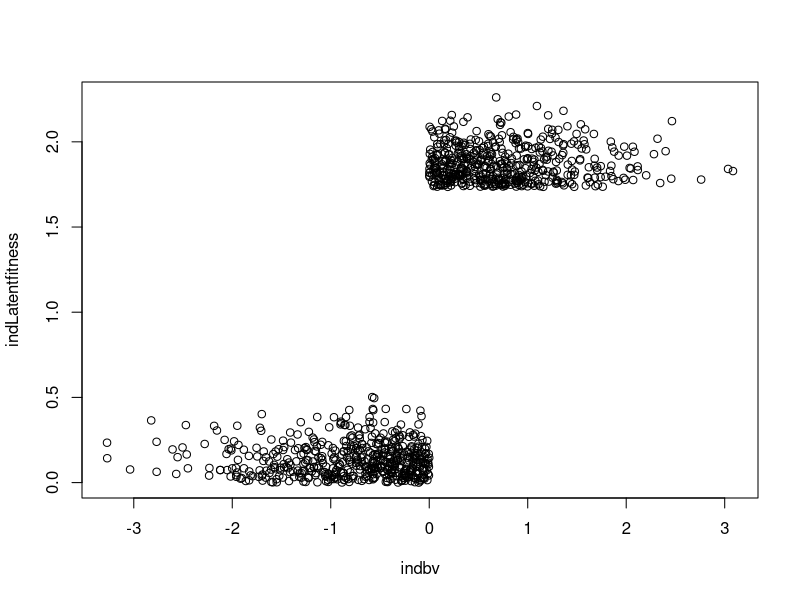

Write the R code that produced this figure. (Note: a time limit stopped this script after it produced the figure.)
library(lme4)
setwd(dir = "/home/timothee/Documents/GitHub/FluctuatingSelectionForPubli/")
YearPheno <- read.table(file = "YearPheno.txt", header=T)

realindnumb <- tapply(YearPheno$ID, YearPheno$Year, function(x){length(unique(x))})

VA <- 1
nind <- 1000

indbv <- rnorm(n = nind, mean = 0, sd = sqrt(VA))

indLatentfitness <- ifelse(indbv>0,1,0)+abs(rnorm(n = nind, mean = 0, sd=0.1))
indLatentfitness <- indLatentfitness/mean(indLatentfitness)

plot(indLatentfitness, x=indbv)
0.99*cov(indLatentfitness, indbv)
drift <- indbv+rnorm(n = nind, 0, VA/2)

mean(drift*indLatentfitness)-mean(indbv)
0.99*cov(indLatentfitness, indbv)

cov(indLatentfitness, indbv)

mean(indbv*indLatentfitness)-mean(indbv)


nbsimuls <- 50
varselrho <- c(0,0.01,0.025,0.05,0.1)
varintrho <- 0.3

rhopv <- list()
for (vsr in 1:length(varselrho))
{
  pvalues <- vector(length = nbsimuls)
  
  for (j in 1:nbsimuls)
  {
    nyears <- 10
    nindyear <- realindnumb
    inddata <- c(NA, NA, NA)
    for (i in 1:nyears)
    {
      phen <- rnorm(nindyear[i],mean = 0,sd = 1)
      sel <- rnorm(1,0,sqrt(varselrho[vsr]))
      shift <- rnorm(1,0,sqrt(varintrho))
      rho <- rpois(n = nindyear[i],lambda = exp(log(2)+shift+sel*phen))
      year <- rep(x = i,times=nindyear[i])
      inddata<- rbind(inddata, cbind(phen, rho, year ))
    }
    inddata <- inddata[!is.na(inddata[,1]),]
    inddata <- as.data.frame(inddata)
    library(lme4)
    
    mfull <- glmer(formula = rho ~ phen + (1+phen|year), data=inddata, family=poisson)
    mnull <- glmer(formula = rho ~ phen + (1|year), data=inddata, family=poisson)
    amn<-anova(mfull, mnull)
    pvalues[j] <- amn$`Pr(>Chisq)`[2]
  }
  rhopv[[vsr]] <- pvalues
}

plot(x=varselrho, y=unlist(lapply(rhopv, function(x){mean(x<0.05)})))



nbsimuls <- 100
varselphi <- c(0,0.05,0.1,0.25,0.5,1)
varintphi <- 0.7
phivar <-list()
phipv <- list()
for (vsr in 1:length(varselphi))
{
  pvalues <- vector(length = nbsimuls)
  realizedvar <- vector(length = nbsimuls)
  for (j in 1:nbsimuls)
  {
    nyears <- 10
    nindyear <- realindnumb
    inddata <- c(NA, NA, NA)
    yearrealizedbeta <- vector(length = nyears)
    for (i in 1:nyears)
    {
      phen <- rnorm(nindyear[i],mean = 0,sd = 1)
      sel <- rnorm(1,0,sqrt(varselphi[vsr]))
      shift <- rnorm(1,0,sqrt(varintphi))
      phi <- rbinom(n = nindyear[i],size = 1,prob = 1/(1+exp(-(-1+shift+sel*phen))))
      year <- rep(x = i,times=nindyear[i])
      inddata<- rbind(inddata, cbind(phen, phi, year ))
      yearrealizedbeta[i] <- cov(phen, phi)/var(phen) 
    }
    realizedvar[j] <- var(yearrealizedbeta)
    inddata <- inddata[!is.na(inddata[,1]),]
    inddata <- as.data.frame(inddata)
    library(lme4)
    
    mfull <- glmer(formula = phi ~ phen + (1+phen|year), data=inddata, family=poisson)
    mnull <- glmer(formula = phi ~ phen + (1|year), data=inddata, family=poisson)
    amn<-anova(mfull, mnull)
    pvalues[j] <- amn$`Pr(>Chisq)`[2]
  }
  phipv[[vsr]] <- pvalues
  phivar[[vsr]] <- realizedvar
}

plot(x=sqrt(varselphi)/0.4, y=unlist(lapply(phipv, function(x){mean(x<0.075)})))#mixture of 2 and 1 degree of freedom
abline(v=1, lty=2)
abline(v=2, lty=2)
plot(x=varselphi, y=unlist(lapply(phivar, function(x){mean(x)})))
plot(x=varselphi, y=unlist(lapply(phivar, function(x){max(x)})))
